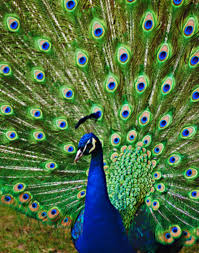
#> input picture Peacocks/img 20.jpg, 199 x 253 px, found by its file name
$ jupyter execute --allow-errors MiniProject_Anugraha_L.ipynb   (shell and % lines are left out)
#> lines starting #> are read from the running program, lines starting #| are printed output that depends on the picture
<a href="https://colab.research.google.com/github/Anugraha-L/Mini-Project/blob/main/MiniProject_Anugraha_L.ipynb" target="_parent"></a>

Mini Project - Image Classification using Machine Learning ( National Animal Vs National Bird )
- By,
L. Anugraha

[cell 1]
import pandas as pd
import matplotlib.pyplot as plt
from skimage.io import imread
from skimage.transform import resize

[cell 2]
# Mounting my Drive

from google.colab import drive
#> (the rest of this cell did not finish here and is left out)

[cell 3]
# Displaying an image
img = plt.imread('/content/drive/MyDrive/Mini_Project/Peacocks/img 20.jpg')
#> img is the input picture: shape (253, 199, 3); mean R, G, B 77.9, 111.3, 64.5
plt.imshow(img)

[cell 4]
img.shape
#> Out = (253, 199, 3)
#> `img_resize = resize(img_array,(150,150,3))`:
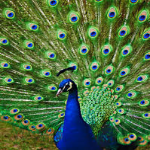
#> img_resize: shape (150, 150, 3) float64; mean R, G, B 0.305, 0.437, 0.253

[cell 5]
import os
import numpy as np
datadir = '/content/drive/MyDrive/Mini_Project'

categories = ['Peacocks','Tigers']
target = []
flat_data = []

#> (the rest of this cell did not finish here and is left out)

[cell 6]
df = pd.DataFrame(flat_data)
df['Target'] = target
df

[cell 7]
x = df.iloc[:,0:67500]
y = df.iloc[:,-1]

[cell 8]
from sklearn.model_selection import train_test_split
x_train,x_test,y_train,y_test = train_test_split(x,y,test_size = 0.3, random_state=0,stratify=y)

[cell 9]
print(y_train.shape)
#| (2,)
print(y_test.shape)
#| (1,)
